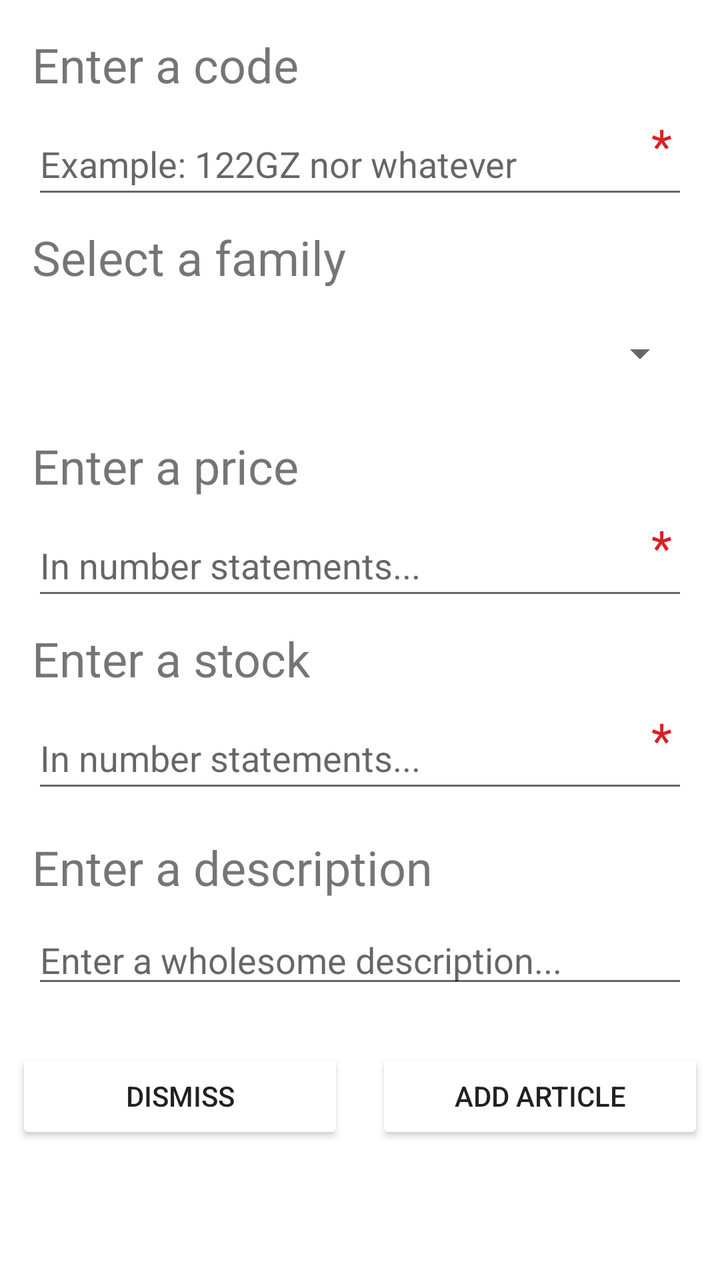
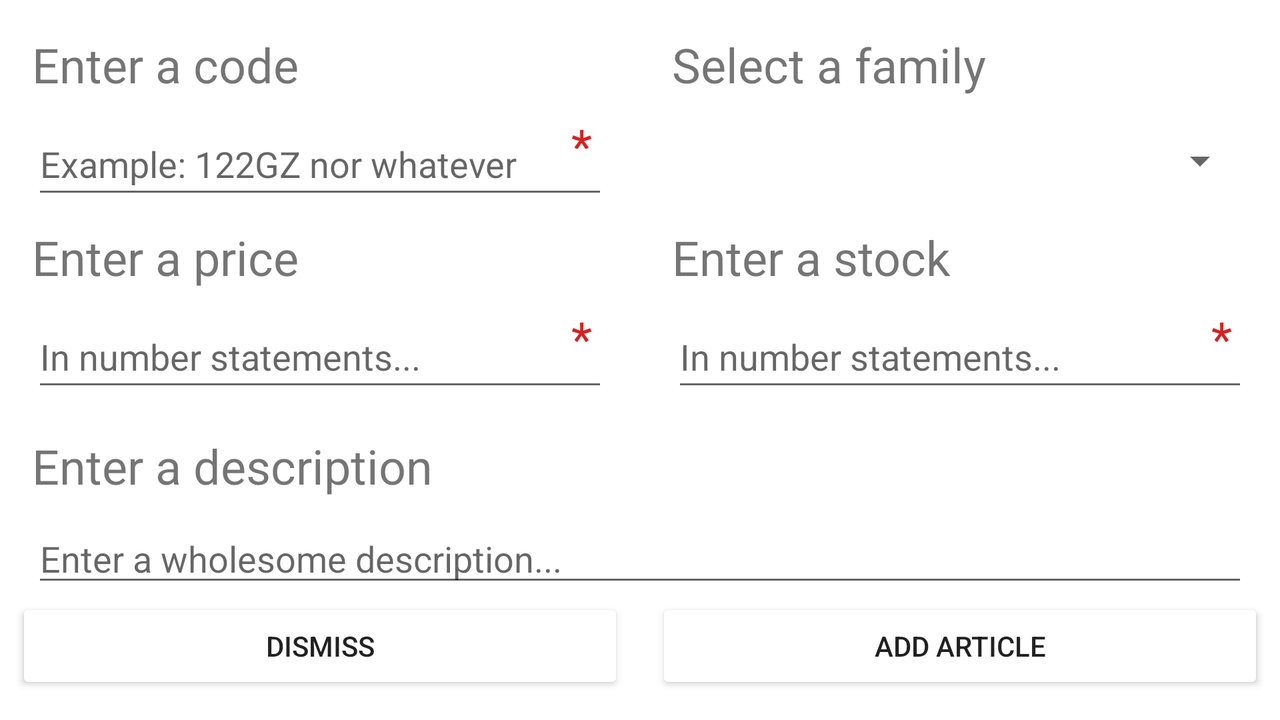

An Android layout and its configuration variant, each rendered on a device that would load it. The default file and the variant file are quoted in full after the pictures.
<!-- AndroidManifest.xml: application theme Theme.CrudinAndroid -->
<!-- res/layout/activity_form.xml -->
<?xml version="1.0" encoding="utf-8"?>
<androidx.constraintlayout.widget.ConstraintLayout xmlns:android="http://schemas.android.com/apk/res/android"
    xmlns:app="http://schemas.android.com/apk/res-auto"
    xmlns:tools="http://schemas.android.com/tools"
    android:layout_width="match_parent"
    android:layout_height="match_parent"
    android:background="#FF1F1F"
    android:backgroundTint="#00FFFFFF"
    tools:context=".AddActivity">

    <TextView
        android:id="@+id/tw_Codi"
        android:layout_width="wrap_content"
        android:layout_height="wrap_content"
        android:layout_marginStart="16dp"
        android:layout_marginTop="16dp"
        android:text="@string/icodi"
        android:textSize="24sp"
        app:layout_constraintStart_toStartOf="parent"
        app:layout_constraintTop_toTopOf="parent" />

    <EditText
        android:id="@+id/et_Codi"
        android:layout_width="0dp"
        android:layout_height="wrap_content"
        android:layout_marginStart="16dp"
        android:layout_marginTop="8dp"
        android:layout_marginEnd="16dp"
        android:ems="10"
        android:hint="@string/ecodi"
        android:importantForAutofill="no"
        android:inputType="textPersonName"
        android:minHeight="48dp"
        app:layout_constraintEnd_toEndOf="parent"
        app:layout_constraintHorizontal_bias="0.079"
        app:layout_constraintStart_toStartOf="parent"
        app:layout_constraintTop_toBottomOf="@+id/tw_Codi" />

    <TextView
        android:id="@+id/tw_Family"
        android:layout_width="wrap_content"
        android:layout_height="wrap_content"
        android:layout_marginStart="16dp"
        android:layout_marginTop="8dp"
        android:text="@string/ifamily"
        android:textSize="24sp"
        app:layout_constraintStart_toStartOf="parent"
        app:layout_constraintTop_toBottomOf="@+id/et_Codi" />

    <Spinner
        android:id="@+id/s_fam"
        android:layout_width="0dp"
        android:layout_height="wrap_content"
        android:layout_marginStart="16dp"
        android:layout_marginTop="8dp"
        android:layout_marginEnd="16dp"
        android:contentDescription="@string/famhint"
        android:minHeight="48dp"
        android:prompt="@string/famhint"
        app:layout_constraintEnd_toEndOf="parent"
        app:layout_constraintStart_toStartOf="parent"
        app:layout_constraintTop_toBottomOf="@+id/tw_Family" />

    <EditText
        android:id="@+id/et_Price"
        android:layout_width="0dp"
        android:layout_height="wrap_content"
        android:layout_marginStart="16dp"
        android:layout_marginTop="8dp"
        android:layout_marginEnd="16dp"
        android:ems="10"
        android:hint="@string/eprice"
        android:inputType="number"
        android:minHeight="48dp"
        app:layout_constraintEnd_toEndOf="parent"
        app:layout_constraintHorizontal_bias="0.0"
        app:layout_constraintStart_toStartOf="parent"
        app:layout_constraintTop_toBottomOf="@+id/textView" />

    <TextView
        android:id="@+id/textView"
        android:layout_width="wrap_content"
        android:layout_height="wrap_content"
        android:layout_marginStart="16dp"
        android:layout_marginTop="16dp"
        android:text="@string/iprice"
        android:textSize="24sp"
        app:layout_constraintStart_toStartOf="parent"
        app:layout_constraintTop_toBottomOf="@+id/s_fam" />

    <TextView
        android:id="@+id/tv_Stock"
        android:layout_width="wrap_content"
        android:layout_height="wrap_content"
        android:layout_marginStart="16dp"
        android:layout_marginTop="8dp"
        android:text="@string/istock"
        android:textSize="24sp"
        app:layout_constraintStart_toStartOf="parent"
        app:layout_constraintTop_toBottomOf="@+id/et_Price" />

    <EditText
        android:id="@+id/et_Stock"
        android:layout_width="0dp"
        android:layout_height="wrap_content"
        android:layout_marginStart="16dp"
        android:layout_marginTop="8dp"
        android:layout_marginEnd="16dp"
        android:ems="10"
        android:hint="@string/estock"
        android:inputType="numberSigned|number"
        android:minHeight="48dp"
        app:layout_constraintEnd_toEndOf="parent"
        app:layout_constraintStart_toStartOf="parent"
        app:layout_constraintTop_toBottomOf="@+id/tv_Stock" />

    <androidx.constraintlayout.widget.Guideline
        android:id="@+id/guideline9"
        android:layout_width="wrap_content"
        android:layout_height="wrap_content"
        android:orientation="horizontal"
        app:layout_constraintGuide_percent="0.7" />

    <androidx.constraintlayout.widget.Guideline
        android:id="@+id/guideline10"
        android:layout_width="wrap_content"
        android:layout_height="wrap_content"
        android:orientation="vertical"
        app:layout_constraintGuide_percent="0.50" />

    <Button
        android:id="@+id/btn_Save"
        android:layout_width="0dp"
        android:layout_height="wrap_content"
        android:layout_marginStart="8dp"
        android:layout_marginTop="8dp"
        android:layout_marginEnd="8dp"
        android:backgroundTint="@color/green"
        android:backgroundTintMode="add"
        android:onClick="btnAdd"
        android:text="@string/save"
        app:layout_constraintBottom_toBottomOf="parent"
        app:layout_constraintEnd_toEndOf="parent"
        app:layout_constraintStart_toStartOf="@+id/guideline10"
        app:layout_constraintTop_toTopOf="@+id/guideline9" />

    <Button
        android:id="@+id/btn_Dismiss"
        android:layout_width="0dp"
        android:layout_height="wrap_content"
        android:layout_marginStart="8dp"
        android:layout_marginTop="8dp"
        android:layout_marginEnd="8dp"
        android:backgroundTint="@color/delete"
        android:backgroundTintMode="add"
        android:onClick="btnCancel"
        android:text="@string/dismiss"
        app:layout_constraintBottom_toBottomOf="parent"
        app:layout_constraintEnd_toStartOf="@+id/guideline10"
        app:layout_constraintStart_toStartOf="parent"
        app:layout_constraintTop_toTopOf="@+id/guideline9" />

    <TextView
        android:id="@+id/tv_Descr"
        android:layout_width="wrap_content"
        android:layout_height="wrap_content"
        android:layout_marginStart="16dp"
        android:layout_marginTop="16dp"
        android:text="@string/idescr"
        android:textSize="24sp"
        app:layout_constraintStart_toStartOf="parent"
        app:layout_constraintTop_toBottomOf="@+id/et_Stock" />

    <EditText
        android:id="@+id/et_Descr"
        android:layout_width="0dp"
        android:layout_height="wrap_content"
        android:layout_marginStart="16dp"
        android:layout_marginTop="8dp"
        android:layout_marginEnd="16dp"
        android:ems="10"
        android:hint="@string/esdescr"
        android:inputType="textPersonName"
        app:layout_constraintEnd_toEndOf="parent"
        app:layout_constraintHorizontal_bias="0.0"
        app:layout_constraintStart_toStartOf="parent"
        app:layout_constraintTop_toBottomOf="@+id/tv_Descr" />

    <TextView
        android:id="@+id/obg1"
        android:layout_width="0dp"
        android:layout_height="18dp"
        android:layout_marginEnd="8dp"
        android:layout_marginBottom="20dp"
        android:gravity="clip_vertical|top|center_vertical|fill_vertical"
        android:text="@string/obg"
        android:textColor="@color/delete"
        android:textSize="24sp"
        app:layout_constraintBottom_toBottomOf="@+id/et_Codi"
        app:layout_constraintEnd_toEndOf="@+id/et_Codi"
        app:layout_constraintTop_toTopOf="@+id/et_Codi"
        app:layout_constraintVertical_bias="0.0" />

    <TextView
        android:id="@+id/obg"
        android:layout_width="0dp"
        android:layout_height="25dp"
        android:layout_marginEnd="8dp"
        android:layout_marginBottom="20dp"
        android:gravity="clip_vertical|top|center_vertical|fill_vertical"
        android:text="@string/obg"
        android:textColor="@color/delete"
        android:textSize="24sp"
        app:layout_constraintBottom_toBottomOf="@+id/et_Price"
        app:layout_constraintEnd_toEndOf="@+id/et_Price"
        app:layout_constraintTop_toTopOf="@+id/et_Price"
        app:layout_constraintVertical_bias="0.0" />

    <TextView
        android:id="@+id/obg2"
        android:layout_width="0dp"
        android:layout_height="25dp"
        android:layout_marginEnd="8dp"
        android:layout_marginBottom="20dp"
        android:gravity="clip_vertical|top|center_vertical|fill_vertical"
        android:text="@string/obg"
        android:textColor="@color/delete"
        android:textSize="24sp"
        app:layout_constraintBottom_toBottomOf="@+id/et_Stock"
        app:layout_constraintEnd_toEndOf="@+id/et_Stock"
        app:layout_constraintTop_toTopOf="@+id/et_Stock"
        app:layout_constraintVertical_bias="0.0" />

    <TextView
        android:id="@+id/obg3"
        android:layout_width="0dp"
        android:layout_height="25dp"
        android:layout_marginEnd="8dp"
        android:layout_marginBottom="20dp"
        android:gravity="clip_vertical|top|center_vertical|fill_vertical"
        android:text="@string/obg"
        android:textColor="@color/delete"
        android:textSize="24sp"
        app:layout_constraintBottom_toTopOf="@+id/guideline9"
        app:layout_constraintEnd_toEndOf="@+id/et_Descr"
        app:layout_constraintTop_toTopOf="@+id/et_Descr"
        app:layout_constraintVertical_bias="0.0" />

</androidx.constraintlayout.widget.ConstraintLayout>
<!-- resources referenced by this layout -->
<resources>
  <color name="delete">#D52323</color>
  <color name="green">#4CAF50</color>
  <string name="dismiss">Dismiss</string>
  <string name="ecodi">Example: 122GZ nor whatever</string>
  <string name="eprice">In number statements...</string>
  <string name="esdescr">Enter a wholesome description...</string>
  <string name="estock">In number statements...</string>
  <string name="famhint">Families</string>
  <string name="icodi">Enter a code</string>
  <string name="idescr">Enter a description</string>
  <string name="ifamily">Select a family</string>
  <string name="iprice">Enter a price</string>
  <string name="istock">Enter a stock</string>
  <string name="obg">*</string>
  <string name="save">Add Article</string>
  <style name="Theme.CrudinAndroid" parent="Theme.MaterialComponents.DayNight.DarkActionBar">
          
          <item name="colorPrimary">@color/g_the</item>
          <item name="colorPrimaryVariant">@color/g_the_v</item>
          <item name="colorOnPrimary">@color/white</item>
          
          <item name="colorSecondary">@color/m_the</item>
          <item name="colorSecondaryVariant">@color/m_the_v</item>
          <item name="colorOnSecondary">@color/black</item>
          
          <item name="android:statusBarColor" tools:targetApi="l">?attr/colorPrimaryVariant</item>
          
      </style>
  <color name="g_the">#217C25</color>
  <color name="g_the_v">#215023</color>
  <color name="white">#FFFFFFFF</color>
  <color name="m_the">#774905</color>
  <color name="m_the_v">#633D05</color>
  <color name="black">#FF000000</color>
</resources>
<!-- res/layout-land/activity_form.xml (the author's variant of the layout above) -->
<!-- drawn on the phone turned sideways -->
<?xml version="1.0" encoding="utf-8"?>
<androidx.constraintlayout.widget.ConstraintLayout xmlns:android="http://schemas.android.com/apk/res/android"
    xmlns:app="http://schemas.android.com/apk/res-auto"
    xmlns:tools="http://schemas.android.com/tools"
    android:layout_width="match_parent"
    android:layout_height="match_parent"
    android:background="#FF1F1F"
    android:backgroundTint="#00FFFFFF"
    tools:context=".AddActivity">

    <TextView
        android:id="@+id/tw_Codi"
        android:layout_width="wrap_content"
        android:layout_height="wrap_content"
        android:layout_marginStart="16dp"
        android:layout_marginTop="16dp"
        android:layout_marginEnd="16dp"
        android:text="@string/icodi"
        android:textSize="24sp"
        app:layout_constraintEnd_toStartOf="@+id/guideline10"
        app:layout_constraintHorizontal_bias="0.0"
        app:layout_constraintStart_toStartOf="parent"
        app:layout_constraintTop_toTopOf="parent" />

    <EditText
        android:id="@+id/et_Codi"
        android:layout_width="0dp"
        android:layout_height="wrap_content"
        android:layout_marginStart="16dp"
        android:layout_marginTop="8dp"
        android:layout_marginEnd="16dp"
        android:ems="10"
        android:hint="@string/ecodi"
        android:importantForAutofill="no"
        android:inputType="textPersonName"
        android:minHeight="48dp"
        app:layout_constraintEnd_toStartOf="@+id/guideline10"
        app:layout_constraintStart_toStartOf="parent"
        app:layout_constraintTop_toBottomOf="@+id/tw_Codi" />

    <TextView
        android:id="@+id/tw_Family"
        android:layout_width="wrap_content"
        android:layout_height="wrap_content"
        android:layout_marginStart="16dp"
        android:layout_marginTop="16dp"
        android:layout_marginEnd="16dp"
        android:text="@string/ifamily"
        android:textSize="24sp"
        app:layout_constraintEnd_toEndOf="parent"
        app:layout_constraintHorizontal_bias="0.0"
        app:layout_constraintStart_toStartOf="@+id/guideline10"
        app:layout_constraintTop_toTopOf="parent" />

    <Spinner
        android:id="@+id/s_fam"
        android:layout_width="0dp"
        android:layout_height="wrap_content"
        android:layout_marginStart="16dp"
        android:layout_marginTop="8dp"
        android:layout_marginEnd="16dp"
        android:contentDescription="@string/famhint"
        android:minHeight="48dp"
        android:prompt="@string/famhint"
        app:layout_constraintEnd_toEndOf="parent"
        app:layout_constraintStart_toStartOf="@+id/guideline10"
        app:layout_constraintTop_toBottomOf="@+id/tw_Family" />

    <EditText
        android:id="@+id/et_Price"
        android:layout_width="0dp"
        android:layout_height="wrap_content"
        android:layout_marginStart="16dp"
        android:layout_marginTop="8dp"
        android:layout_marginEnd="16dp"
        android:ems="10"
        android:hint="@string/eprice"
        android:inputType="number"
        android:minHeight="48dp"
        app:layout_constraintEnd_toStartOf="@+id/guideline10"
        app:layout_constraintHorizontal_bias="1.0"
        app:layout_constraintStart_toStartOf="parent"
        app:layout_constraintTop_toBottomOf="@+id/tw_Price" />

    <TextView
        android:id="@+id/tw_Price"
        android:layout_width="wrap_content"
        android:layout_height="wrap_content"
        android:layout_marginStart="16dp"
        android:layout_marginTop="8dp"
        android:text="@string/iprice"
        android:textSize="24sp"
        app:layout_constraintStart_toStartOf="parent"
        app:layout_constraintTop_toBottomOf="@+id/et_Codi" />

    <TextView
        android:id="@+id/tv_Stock"
        android:layout_width="wrap_content"
        android:layout_height="wrap_content"
        android:layout_marginStart="16dp"
        android:layout_marginTop="8dp"
        android:layout_marginEnd="16dp"
        android:text="@string/istock"
        android:textSize="24sp"
        app:layout_constraintEnd_toEndOf="parent"
        app:layout_constraintHorizontal_bias="0.0"
        app:layout_constraintStart_toStartOf="@+id/guideline10"
        app:layout_constraintTop_toBottomOf="@+id/s_fam" />

    <EditText
        android:id="@+id/et_Stock"
        android:layout_width="0dp"
        android:layout_height="wrap_content"
        android:layout_marginStart="16dp"
        android:layout_marginTop="8dp"
        android:layout_marginEnd="16dp"
        android:ems="10"
        android:hint="@string/estock"
        android:inputType="numberSigned|number"
        android:minHeight="48dp"
        app:layout_constraintEnd_toEndOf="parent"
        app:layout_constraintStart_toStartOf="@+id/guideline10"
        app:layout_constraintTop_toBottomOf="@+id/tv_Stock" />

    <androidx.constraintlayout.widget.Guideline
        android:id="@+id/guideline9"
        android:layout_width="wrap_content"
        android:layout_height="wrap_content"
        android:orientation="horizontal"
        app:layout_constraintGuide_percent="0.75" />

    <androidx.constraintlayout.widget.Guideline
        android:id="@+id/guideline10"
        android:layout_width="wrap_content"
        android:layout_height="wrap_content"
        android:orientation="vertical"
        app:layout_constraintGuide_percent="0.50" />

    <Button
        android:id="@+id/btn_Save"
        android:layout_width="0dp"
        android:layout_height="wrap_content"
        android:layout_marginStart="8dp"
        android:layout_marginTop="16dp"
        android:layout_marginEnd="8dp"
        android:backgroundTint="@color/green"
        android:backgroundTintMode="add"
        android:onClick="btnAdd"
        android:text="@string/save"
        app:layout_constraintBottom_toBottomOf="parent"
        app:layout_constraintEnd_toEndOf="parent"
        app:layout_constraintStart_toStartOf="@+id/guideline10"
        app:layout_constraintTop_toTopOf="@+id/guideline9" />

    <Button
        android:id="@+id/btn_Dismiss"
        android:layout_width="0dp"
        android:layout_height="wrap_content"
        android:layout_marginStart="8dp"
        android:layout_marginTop="16dp"
        android:layout_marginEnd="8dp"
        android:backgroundTint="@color/delete"
        android:backgroundTintMode="add"
        android:onClick="btnCancel"
        android:text="@string/dismiss"
        app:layout_constraintBottom_toBottomOf="parent"
        app:layout_constraintEnd_toStartOf="@+id/guideline10"
        app:layout_constraintStart_toStartOf="parent"
        app:layout_constraintTop_toTopOf="@+id/guideline9" />

    <TextView
        android:id="@+id/tv_Descr"
        android:layout_width="wrap_content"
        android:layout_height="wrap_content"
        android:layout_marginStart="16dp"
        android:layout_marginTop="16dp"
        android:text="@string/idescr"
        android:textSize="24sp"
        app:layout_constraintStart_toStartOf="parent"
        app:layout_constraintTop_toBottomOf="@+id/et_Stock" />

    <EditText
        android:id="@+id/et_Descr"
        android:layout_width="0dp"
        android:layout_height="wrap_content"
        android:layout_marginStart="16dp"
        android:layout_marginTop="8dp"
        android:layout_marginEnd="16dp"
        android:ems="10"
        android:hint="@string/esdescr"
        android:inputType="textPersonName"
        app:layout_constraintEnd_toEndOf="parent"
        app:layout_constraintHorizontal_bias="0.0"
        app:layout_constraintStart_toStartOf="parent"
        app:layout_constraintTop_toBottomOf="@+id/tv_Descr" />

    <TextView
        android:id="@+id/obg1"
        android:layout_width="0dp"
        android:layout_height="18dp"
        android:layout_marginEnd="8dp"
        android:layout_marginBottom="20dp"
        android:gravity="clip_vertical|top|center_vertical|fill_vertical"
        android:text="@string/obg"
        android:textColor="@color/delete"
        android:textSize="24sp"
        app:layout_constraintBottom_toBottomOf="@+id/et_Codi"
        app:layout_constraintEnd_toEndOf="@+id/et_Codi"
        app:layout_constraintTop_toTopOf="@+id/et_Codi"
        app:layout_constraintVertical_bias="0.0" />

    <TextView
        android:id="@+id/obg"
        android:layout_width="0dp"
        android:layout_height="25dp"
        android:layout_marginEnd="8dp"
        android:layout_marginBottom="20dp"
        android:gravity="clip_vertical|top|center_vertical|fill_vertical"
        android:text="@string/obg"
        android:textColor="@color/delete"
        android:textSize="24sp"
        app:layout_constraintBottom_toBottomOf="@+id/et_Price"
        app:layout_constraintEnd_toEndOf="@+id/et_Price"
        app:layout_constraintTop_toTopOf="@+id/et_Price"
        app:layout_constraintVertical_bias="0.0" />

    <TextView
        android:id="@+id/obg2"
        android:layout_width="0dp"
        android:layout_height="25dp"
        android:layout_marginEnd="8dp"
        android:layout_marginBottom="20dp"
        android:gravity="clip_vertical|top|center_vertical|fill_vertical"
        android:text="@string/obg"
        android:textColor="@color/delete"
        android:textSize="24sp"
        app:layout_constraintBottom_toBottomOf="@+id/et_Stock"
        app:layout_constraintEnd_toEndOf="@+id/et_Stock"
        app:layout_constraintTop_toTopOf="@+id/et_Stock"
        app:layout_constraintVertical_bias="0.0" />

    <TextView
        android:id="@+id/obg3"
        android:layout_width="0dp"
        android:layout_height="25dp"
        android:layout_marginEnd="8dp"
        android:layout_marginBottom="20dp"
        android:gravity="clip_vertical|top|center_vertical|fill_vertical"
        android:text="@string/obg"
        android:textColor="@color/delete"
        android:textSize="24sp"
        app:layout_constraintBottom_toTopOf="@+id/guideline9"
        app:layout_constraintEnd_toEndOf="@+id/et_Descr"
        app:layout_constraintTop_toTopOf="@+id/et_Descr"
        app:layout_constraintVertical_bias="0.0" />

</androidx.constraintlayout.widget.ConstraintLayout>
